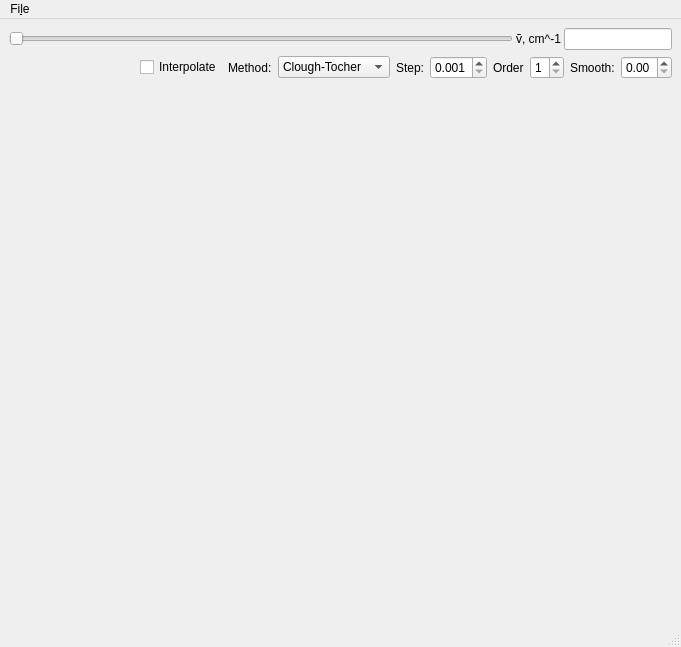
<?xml version="1.0" encoding="UTF-8"?>
<ui version="4.0">
 <class>MainWindow</class>
 <widget class="QMainWindow" name="MainWindow">
  <property name="geometry">
   <rect>
    <x>0</x>
    <y>0</y>
    <width>681</width>
    <height>647</height>
   </rect>
  </property>
  <property name="windowTitle">
   <string>MainWindow</string>
  </property>
  <widget class="QWidget" name="centralwidget">
   <layout class="QVBoxLayout" name="verticalLayout">
    <item>
     <layout class="QHBoxLayout" name="horizontalLayout">
      <property name="spacing">
       <number>3</number>
      </property>
      <item>
       <widget class="QSlider" name="slider">
        <property name="sizePolicy">
         <sizepolicy hsizetype="Expanding" vsizetype="Maximum">
          <horstretch>0</horstretch>
          <verstretch>0</verstretch>
         </sizepolicy>
        </property>
        <property name="minimumSize">
         <size>
          <width>132</width>
          <height>0</height>
         </size>
        </property>
        <property name="orientation">
         <enum>Qt::Horizontal</enum>
        </property>
       </widget>
      </item>
      <item>
       <widget class="QLabel" name="label_3">
        <property name="text">
         <string>ṽ, cm^-1</string>
        </property>
       </widget>
      </item>
      <item>
       <widget class="QLineEdit" name="freqEdit">
        <property name="sizePolicy">
         <sizepolicy hsizetype="Minimum" vsizetype="Maximum">
          <horstretch>0</horstretch>
          <verstretch>0</verstretch>
         </sizepolicy>
        </property>
       </widget>
      </item>
     </layout>
    </item>
    <item>
     <layout class="QHBoxLayout" name="horizontalLayout_2">
      <item>
       <spacer name="horizontalSpacer">
        <property name="orientation">
         <enum>Qt::Horizontal</enum>
        </property>
        <property name="sizeHint" stdset="0">
         <size>
          <width>40</width>
          <height>20</height>
         </size>
        </property>
       </spacer>
      </item>
      <item>
       <widget class="QCheckBox" name="interpcheckBox">
        <property name="sizePolicy">
         <sizepolicy hsizetype="Maximum" vsizetype="Fixed">
          <horstretch>0</horstretch>
          <verstretch>0</verstretch>
         </sizepolicy>
        </property>
        <property name="text">
         <string>Interpolate</string>
        </property>
       </widget>
      </item>
      <item>
       <widget class="QLabel" name="label_4">
        <property name="text">
         <string>Method:</string>
        </property>
       </widget>
      </item>
      <item>
       <widget class="QComboBox" name="methodBox">
        <item>
         <property name="text">
          <string>Clough-Tocher</string>
         </property>
        </item>
        <item>
         <property name="text">
          <string>Spline</string>
         </property>
        </item>
       </widget>
      </item>
      <item>
       <widget class="QLabel" name="label">
        <property name="text">
         <string>Step:</string>
        </property>
       </widget>
      </item>
      <item>
       <widget class="QDoubleSpinBox" name="dxSpinBox">
        <property name="sizePolicy">
         <sizepolicy hsizetype="Maximum" vsizetype="Fixed">
          <horstretch>0</horstretch>
          <verstretch>0</verstretch>
         </sizepolicy>
        </property>
        <property name="decimals">
         <number>3</number>
        </property>
        <property name="minimum">
         <double>0.001000000000000</double>
        </property>
        <property name="maximum">
         <double>5.000000000000000</double>
        </property>
        <property name="singleStep">
         <double>0.001000000000000</double>
        </property>
       </widget>
      </item>
      <item>
       <widget class="QLabel" name="label_2">
        <property name="text">
         <string>Order</string>
        </property>
       </widget>
      </item>
      <item>
       <widget class="QSpinBox" name="orderBox">
        <property name="minimum">
         <number>1</number>
        </property>
        <property name="maximum">
         <number>5</number>
        </property>
       </widget>
      </item>
      <item>
       <widget class="QLabel" name="label_5">
        <property name="text">
         <string>Smooth:</string>
        </property>
       </widget>
      </item>
      <item>
       <widget class="QDoubleSpinBox" name="smoothSpinBox">
        <property name="maximum">
         <double>5.000000000000000</double>
        </property>
        <property name="singleStep">
         <double>0.050000000000000</double>
        </property>
       </widget>
      </item>
     </layout>
    </item>
    <item>
     <widget class="QWidget" name="pltWidget" native="true">
      <property name="sizePolicy">
       <sizepolicy hsizetype="Preferred" vsizetype="Expanding">
        <horstretch>0</horstretch>
        <verstretch>0</verstretch>
       </sizepolicy>
      </property>
     </widget>
    </item>
   </layout>
  </widget>
  <widget class="QStatusBar" name="statusbar"/>
  <widget class="QMenuBar" name="menuBar">
   <property name="geometry">
    <rect>
     <x>0</x>
     <y>0</y>
     <width>681</width>
     <height>23</height>
    </rect>
   </property>
   <widget class="QMenu" name="menuFile">
    <property name="title">
     <string>Fi&amp;le</string>
    </property>
    <addaction name="actionOpen_Folder"/>
   </widget>
   <addaction name="menuFile"/>
  </widget>
  <action name="actionOpen_Folder">
   <property name="text">
    <string>&amp;Open Folder</string>
   </property>
  </action>
 </widget>
 <resources/>
 <connections/>
</ui>
